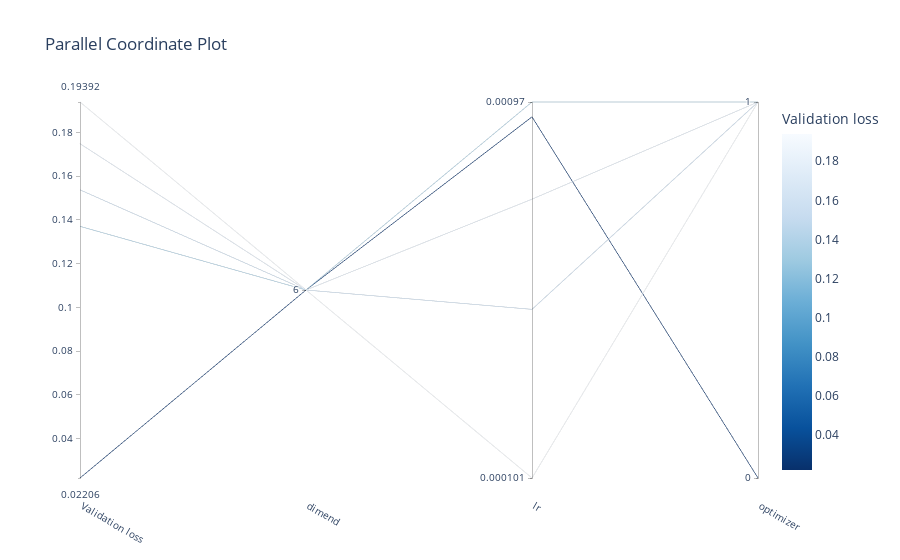

Source (notebook cell):
### Code cell
optuna.visualization.plot_parallel_coordinate(study, target_name='Validation loss')

### Figure 1 — Plotly figure (JSON) as saved in the notebook; plotly's stock layout.template omitted (floating-point values rounded to 4 significant figures)
{"data": [{"dimensions": [{"label": "Validation loss", "range": [0.02206, 0.1939], "values": [0.02206, 0.1538, 0.1749, 0.1939, 0.1371]}, {"label": "dimend", "range": [0, 0], "ticktext": [6], "tickvals": [0], "values": [0, 0, 0, 0, 0]}, {"label": "lr", "range": [-3.994, -3.013], "ticktext": ["0.000101", "0.00097"], "tickvals": [-3.994, -3.013], "values": [-3.052, -3.554, -3.267, -3.994, -3.013]}, {"label": "optimizer", "range": [0, 1], "ticktext": [0, 1], "tickvals": [0, 1], "values": [0, 1, 1, 1, 1]}], "labelangle": 30, "labelside": "bottom", "line": {"color": [0.02206, 0.1538, 0.1749, 0.1939, 0.1371], "colorbar": {"title": {"text": "Validation loss"}}, "colorscale": [[0, "rgb(247,251,255)"], [0.125, "rgb(222,235,247)"], [0.25, "rgb(198,219,239)"], [0.375, "rgb(158,202,225)"], [0.5, "rgb(107,174,214)"], [0.625, "rgb(66,146,198)"], [0.75, "rgb(33,113,181)"], [0.875, "rgb(8,81,156)"], [1, "rgb(8,48,107)"]], "reversescale": true, "showscale": true}, "type": "parcoords"}], "layout": {"autosize": true, "title": {"text": "Parallel Coordinate Plot"}}}
